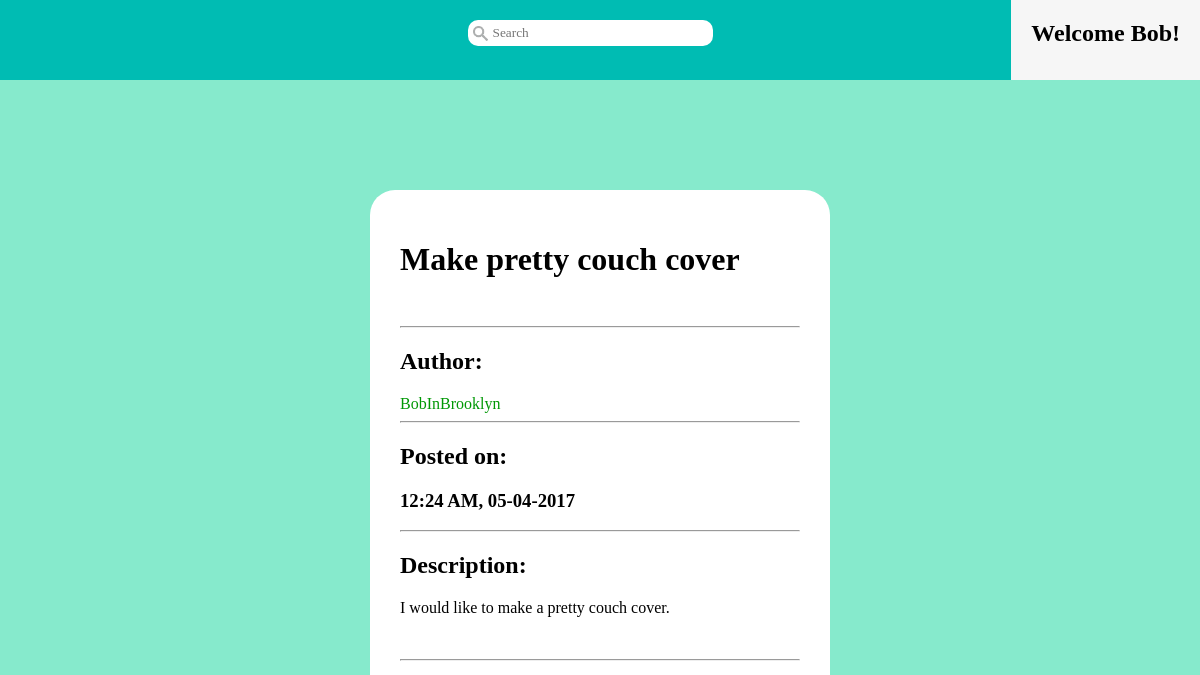
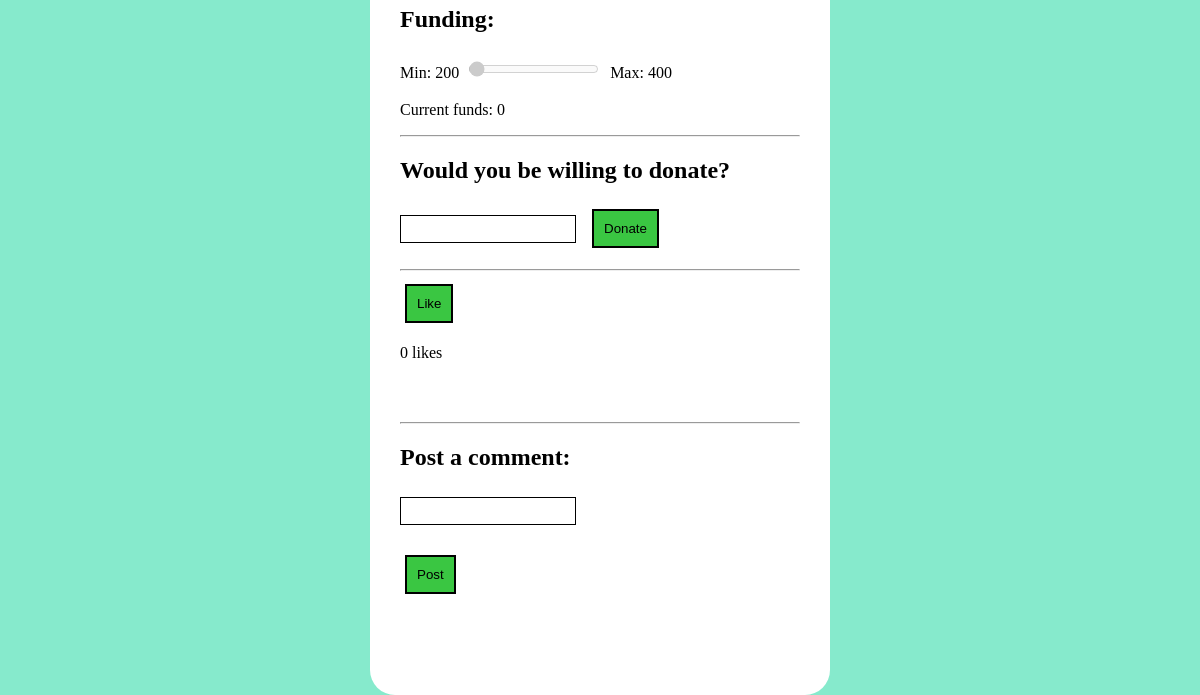
/?controller=pages&action=project&pid=205 (signed in), run on an earlier commit of the app's database (2 pictures, top to bottom).
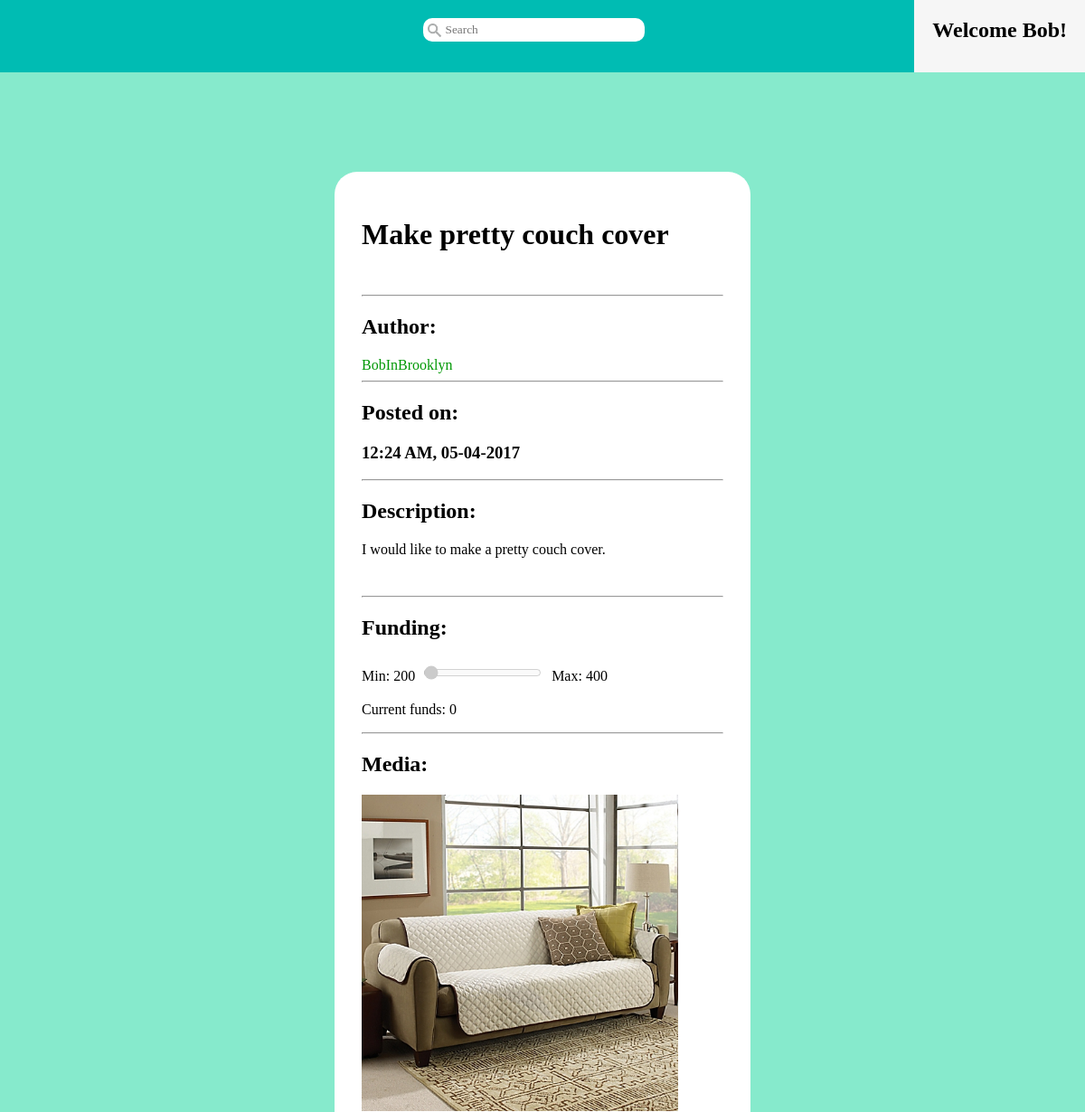
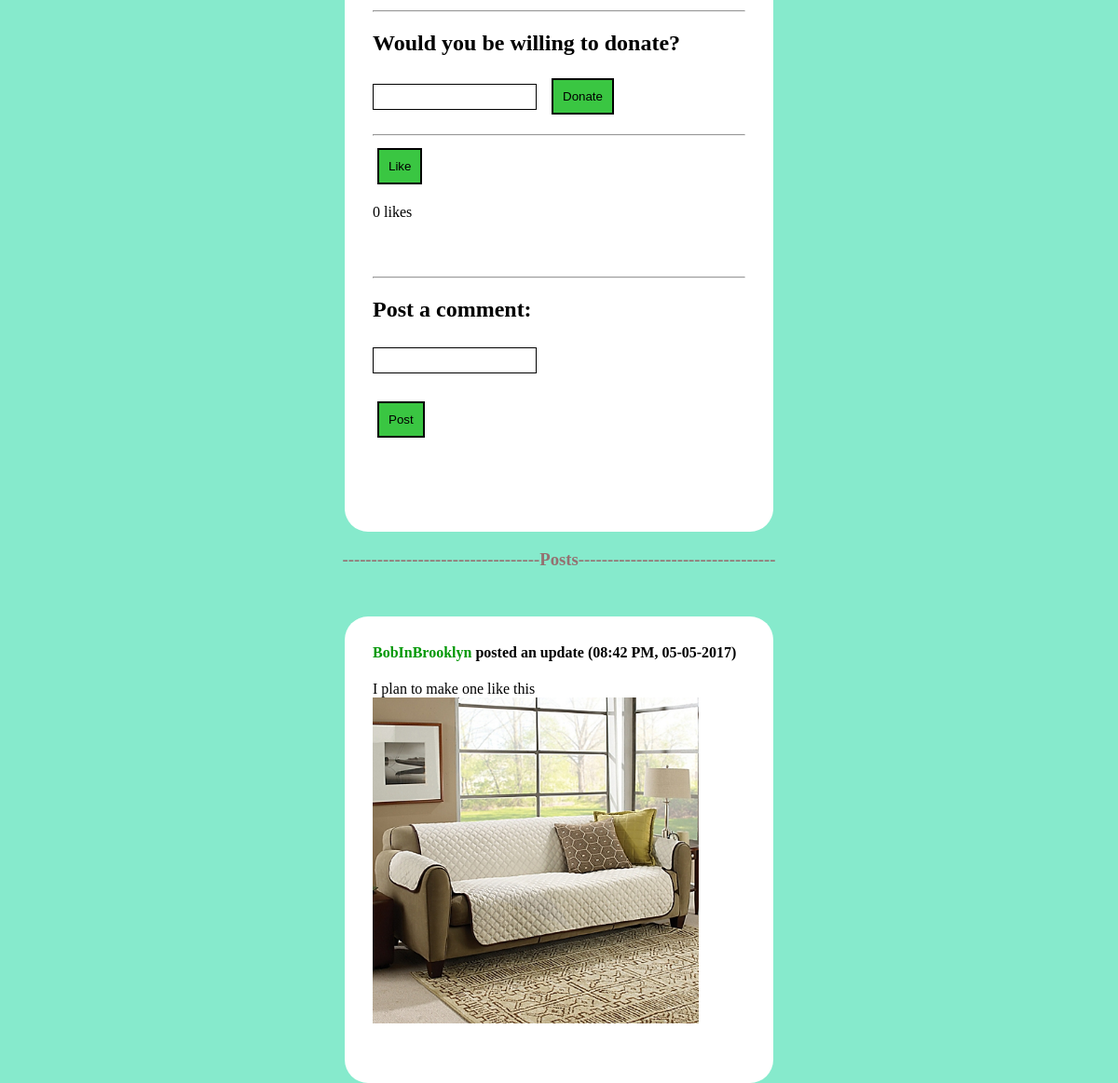
And on a later commit of the database (2 pictures, top to bottom).
### tables this page shows
CREATE TABLE Project (
  pid INTEGER NOT NULL,           --INTEGER primary keys autoincrement in SQLite3
  username VARCHAR(15) NOT NULL,
  pname VARCHAR(15) NOT NULL,
  description TEXT,
  post_time DATETIME NOT NULL,
  proj_completed BIT NOT NULL,    --if project has been completed yet
  completion_time DATETIME,       --date the project was completed
  minfunds REAL NOT NULL,
  maxfunds REAL NOT NULL,
  camp_end_time DATETIME NOT NULL,--date the campaign ends
  camp_finished BIT NOT NULL,     --if campaign is completed yet
  camp_success BIT NOT NULL,      --if the min funds were reached in time
  PRIMARY KEY (pid),
  FOREIGN KEY (username) REFERENCES User(username)
);

CREATE TABLE ProjectUpdate (
  uid INTEGER NOT NULL,
  username VARCHAR(15) NOT NULL,
  pid INTEGER NOT NULL,
  comment TEXT NOT NULL,
  ctime DATETIME NOT NULL,
  PRIMARY KEY (uid),
  FOREIGN KEY (username) REFERENCES User(username),
  FOREIGN KEY (pid) REFERENCES Project(pid)
);

### index.php (called while the page is built, shortened)
<?php
    require_once('db.php');
    require_once('view/layout.php');
?>

### db.php (called while the page is built, shortened)
<?php
    class DB {
        private static $instance = null;
        private $db;
        private function __construct() {
            $dbname = $_SERVER['DOCUMENT_ROOT'].'/Flint/flint.db';
            $this->db = new PDO("sqlite:{$dbname}");
        }
        public static function getInstance() {
            if (!isset(self::$instance)) {
                self::$instance = new DB();
            }
            return self::$instance;
        }
        public function runSelect($query, $entries) {
            $db = $this->db;
            $statement = $db->prepare($query);
            if ($entries) {
                $statement->execute($entries);
            } else {
                $statement->execute();
            }
            $results = $statement->fetchAll();
            if ($results) {
                return $this->resultsToArray($results);
            } else {
                return [];
            }
        }
        public function resultsToArray($results) {
            $allitems = array();
            foreach ($results as $row) {
                $item = array();
                foreach (array_keys($row) as $key) {
                    if (gettype($key) != "integer") {
                        $item[$key] = $row[$key];
                    }
                }
                array_push($allitems, $item);
            }
            return($allitems);
        }
    }
?>

### model/project.php (called while the page is built, shortened)
<?php
    class Project {
        public function __construct($pid, $username, $pname, $description, $post_time,
                $proj_completed, $completion_time, $minfunds, $maxfunds, $camp_end_time,
                $camp_finished, $camp_success, $tags) {
            $this->pid = $pid;
            $this->username = $username;
            $this->pname = $pname;
            $this->description = $description;
            $this->post_time = $post_time;
            $this->minfunds = $minfunds;
            $this->maxfunds = $maxfunds;
            $this->camp_finished = $camp_finished;
        }
        public static function getProject($pid) {
            $db = DB::getInstance();
            $q = "SELECT * FROM Project WHERE pid=:p;";
            $entries = array(":p" => $pid);
            $results = $db->runSelect($q, $entries);
            $tags = self::getProjectTags($pid);
            if ($results) {
                $row = $results[0];
                $project = new Project(
                        $row['pid'],
                        $row['username'],
                        $row['pname'],
                        $row['description'],
                        $row['post_time'],
                        $row['proj_completed'],
                        $row['completion_time'],
                        $row['minfunds'],
                        $row['maxfunds'],
                        $row['camp_end_time'],
                        $row['camp_finished'],
                        $row['camp_success'],
                        $tags
                    );
                return $project;
            } else {
                return null;
            }
        }
        public static function getProjectTags($pid) {
            $db = DB::getInstance();
            $q = "SELECT name AS tag_name FROM Project JOIN Ptags USING(pid) "
                ."JOIN Tags USING(tid) WHERE pid=:p;";
            $e = [':p' => $pid];
            $results = $db->runSelect($q, $e);
            $tags = [];
            return $tags;
        }
        public static function getLikes($pid) {
            $db = DB::getInstance();
            $q = "SELECT username, ltime FROM Likes WHERE pid=:p;";
            $entries = array(":p" => $pid);
            $results = $db->runSelect($q, $entries);
            if ($results) {
                $users = [];
                foreach ($results as $row) {
                    $users[$row['username']] = $row['ltime'];
                }
                return $users;
            } else {
                return [];
            }
        }
        public static function getMedia($pid) {
            $db = DB::getInstance();
            $q = "SELECT filename FROM Media JOIN Umedia USING(mid) WHERE uid IN ("
                ."SELECT uid FROM ProjectUpdate WHERE pid=:p);";
            $results = $db->runSelect($q, [':p' => $pid]);
            if ($results) {
                $filenames = [];
                foreach ($results as $row) {
                    $filenames[] = $row['filename'];
                }
                return $filenames;
            } else {
                return [];
            }
        }
    }
?>

### model/donation.php (called while the page is built, shortened)
<?php
    class Donation {
        public static function getTotalDonations($pid) {
            $db = DB::getInstance();
            $q = "SELECT SUM(amount) AS total FROM Donation WHERE pid=:p GROUP BY pid;";
            $entries = array(":p" => $pid);
            $results = $db->runSelect($q, $entries);
            if ($results) {
                $row = $results[0];
                return $row['total'];
            } else {
                return 0;
            }
        }
    }
?>

### model/post.php (called while the page is built, shortened)
<?php
    class Post {
        public function __construct($id, $author, $pid, $comment,
                    $ctime, $pname, $owner, $mediaNames) {
            $this->author = $author;
            $this->comment = $comment;
            $this->ctime = $ctime;
            $this->mediaNames = $mediaNames;
        }
        public static function getUpdates($pid) {
            $db = DB::getInstance();
            $q = "SELECT uid, username, pid, comment, ctime FROM ProjectUpdate "
                ."WHERE pid=:p ORDER BY ctime DESC;";
            $results = $db->runSelect($q, [':p' => $pid]);
            if ($results) {
                $posts = [];
                foreach ($results as $row) {
                    $mediaNames = self::getMedia($row['uid']);
                    $posts[] = new Post($row['uid'], $row['username'], $row['pid'],
                        $row['comment'], $row['ctime'], null, true, $mediaNames);
                }
                return $posts;
            } else {
                return [];
            }
        }
        private static function getMedia($uid) {
            $db = DB::getInstance();
            $q = "SELECT filename FROM Media JOIN Umedia USING(mid) WHERE uid=:u;";
            $results = $db->runSelect($q, [':u' => $uid]);
            if ($results) {
                $filenames = [];
                foreach ($results as $row) {
                    $filenames[] = $row['filename'];
                }
                return $filenames;
            } else {
                return [];
            }
        }
        public static function getComments($pid) {
            $db = DB::getInstance();
            $q = "SELECT cid, username, pid, comment, ctime FROM Comment "
                ."WHERE pid=:p ORDER BY ctime DESC;";
            $results = $db->runSelect($q, [':p' => $pid]);
            if ($results) {
                $posts = [];
                foreach ($results as $row) {
                    $posts[] = new Post($row['cid'], $row['username'], $row['pid'],
                        $row['comment'], $row['ctime'], null, true, null);
                }
                return $posts;
            } else {
                return [];
            }
        }
    }
?>

### view/pages/project_view.php (the view, shortened to what the rows shown need)
<link rel="stylesheet" href="/Flint/view/pages/css/project.css" />
<div id="container">
    <?php
        $owner = ($_SESSION['username'] == $project->username);
        if ($owner) {
            echo "<h1>Title: "
                ."<input id='title' type='text' value='".$project->pname."'>"
                ."</h1>";
        } else {
            echo "<h1>".$project->pname."</h1>";
        }
    ?>
    <br />
    <hr>
    <h2>Author:</h2>
    <a class='entry-title' href='/Flint/?controller=pages&action=user&user=<?php
            echo $project->username; ?>'><?php echo $project->username; ?></a>
    <hr>
    <h2>Posted on:</h2>
    <h3><?php echo date('h:i A, m-d-Y', strtotime($project->post_time)); ?></h3>
    <hr>
    <h2>Description:</h2>
    <?php
        if ($owner) {
            echo "<textarea id='description' type='text' rows='10' cols='50'>"
                .$project->description."</textarea>";
        } else {
            echo "<p>".$project->description."</p>";
        }
    ?>
    <br />
    <hr>
    <h2>Funding:</h2>
    <p>Min: <?php echo $project->minfunds; ?>  <input id='donation-scale' type='range'
            min='<?php echo $project->minfunds; ?>'
            max='<?php echo $project->maxfunds; ?>'
            value='<?php echo $totalFunds ? $totalFunds : 0; ?>' disabled>
        Max: <?php echo $project->maxfunds; ?>
    </p>
    <p id='current-funds'>
        Current funds: <?php echo $totalFunds ? $totalFunds : 0; ?></p>
    <?php
    $media = Media::displayMedia(Project::getMedia($project->pid));
    if ($media) {
        echo "<hr><h2>Media: </h2>".$media;
    }
    if ($project->camp_finished) {
        echo "<hr><h2>The campaign was "
            .($project->camp_success ? "" : "not ")."a success.</h2>";
        if (!($project->proj_completed) && $owner) {
            ?>
            <br />
            <h2>Is the project completed?</h2>
            <button type='button' id='finish-project'
                    onclick='finishProject(<?php echo $project->pid; ?>)'>
                    Finish Project</button>
            <br /><br />
            <hr>
            <?php
        }
    } else if ($project->username != $_SESSION['username']) {
        ?>
        <hr>
        <h2>Would you be willing to donate?</h2>
        <input type='number' name='donation' id='donation' step='1'
                title="Whole numbers" pattern="[0-9]">
        <button type='button' id='submit'
                onclick='donate(<?php echo $project->pid; ?>)'>Donate</button>
        <?php
    }
    if (($project->username != $_SESSION['username'] && $likes
            && !array_key_exists($_SESSION['username'], $likes))
        || ($project->username != $_SESSION['username'] && !$likes)) {
        ?>
        <hr>
        <button type='button' id='like-button'
                onclick='like(<?php echo $project->pid; ?>)'>Like</button>
        <?php
    }
    echo "<p id='likes'>".count($likes)." likes</p><br /><br />";
        ?>
        <?php
    if ($owner) {
        echo "<hr><h2 id='post-title'>Post an update: </h2>";
    } else {
        echo "<hr><h2 id='post-title'>Post a comment: </h2>";
    }
    ?>
    <form method="POST" id='post-form'>
    <input type='text' id='post-content' name='content'>
    </form>
    <br />
    <button type='button' id='post-button'
       onclick='post(
        <?php echo $project->pid.','.intval($owner).',"'.$_SESSION['username'].'"';
        ?>)'>Post</button>
</div>
<?php
    foreach (displayPosts($updates, $comments) as $post) {
        echo $post;
    }
    function displayPosts($updates, $comments) {
        $posts = [];
        if ($updates || $comments) {
            echo "<h3 class='divider'>
                    ----------------------------------Posts----------------------------------
                  </h3>";
        }
        if ($updates) {
            foreach ($updates as $update) {
                $html = "
                    <div class='entry update-post'>
                        <h4>
                            <a class='entry-title'
                                href='/Flint/?controller=pages&action=user&user="
                                . $update->author
                                . "'>"
                                . $update->author . "
                            </a>
                            posted an update ("
                            . date('h:i A, m-d-Y', strtotime($update->ctime)).")
                        </h4>
                        <p>"
                        . $update->comment . "
                        </p>"
                        . Media::displayMedia($update->mediaNames) . "
                    </div>
                ";
                $posts[] = $html;
            }
        }
        return $posts;
    }
?>

### model/media.php (shortened to what the rows shown need)
<?php
class Media {
    private static function sortMedia($filenames) {
        $media = ['images' => [], 'sounds' => [], 'videos' => [], 'other' => []];
        foreach ($filenames as $file) {
            $mime = mime_content_type($_SERVER['DOCUMENT_ROOT'].$file);
            $type = explode('/', $mime)[0];
            if ($type == 'image') {
                $media['images'][] = $file;
            } else if ($mime == 'application/octet-stream' ||
                    $type == 'audio') {
                $media['sounds'][] = $file;
            } else if ($type == 'video') {
                $media['videos'][] = $file;
            } else {
                $media['other'][] = $file;
            }
        }
        return $media;
    }
    public static function displayMedia($filenames) {
        if (!$filenames) {
            return "";
        }
        $media = self::sortMedia($filenames);
        $output = [];
        foreach ($media['images'] as $image) {
            $html = "<img src='{$image}' alt='image' class='media'>";
            $output[] = $html;
        }
        if ($output) {
            return implode(" ", $output);
        } else {
            return "";
        }
    }
}
?>

What changed in the data, as far as the page shows it:
added projectupdate: username "BobInBrooklyn", ctime "08:42 PM, 05-05-2017", comment "I plan to make one like this"
Also different on the page:
text now shown: "Media: ----------------------------------Posts----------------------------------"
